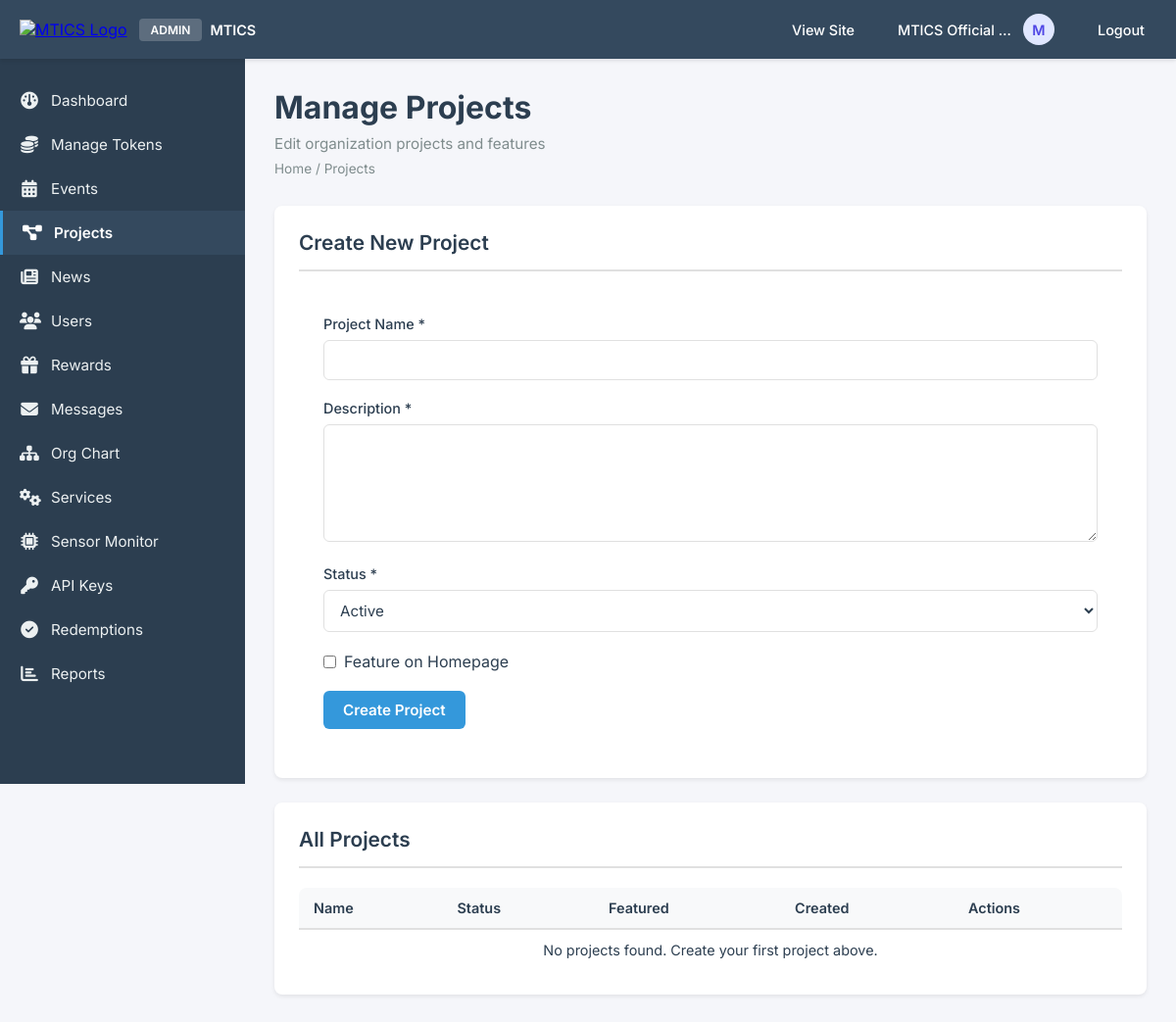
Page /admin/projects.php (signed in) on the earlier database version.
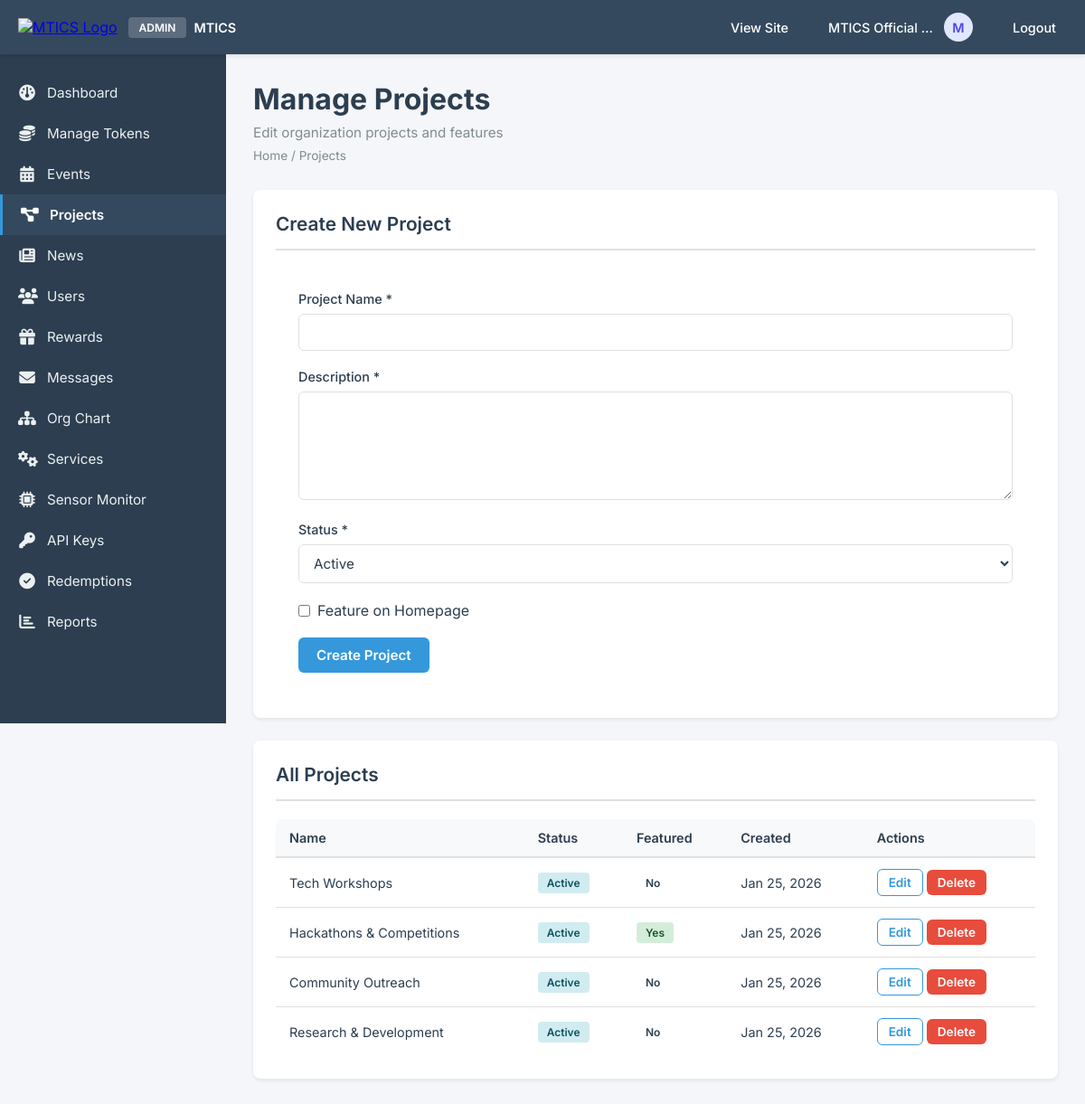
Same page on the later database version.
### tables this page shows
CREATE TABLE IF NOT EXISTS projects (
    id INT AUTO_INCREMENT PRIMARY KEY,
    name VARCHAR(255) NOT NULL,
    description TEXT,
    status VARCHAR(50) DEFAULT 'active',
    image_url VARCHAR(500),
    is_featured BOOLEAN DEFAULT FALSE,
    created_at TIMESTAMP DEFAULT CURRENT_TIMESTAMP,
    updated_at TIMESTAMP DEFAULT CURRENT_TIMESTAMP ON UPDATE CURRENT_TIMESTAMP,
    INDEX idx_status (status),
    INDEX idx_is_featured (is_featured),
    INDEX idx_created_at (created_at)
);

### admin/projects.php (the view, shortened to what the changed rows need)
<?php
$db = Database::getInstance()->getConnection();
$edit_project = null;
$stmt = $db->query("SELECT * FROM projects ORDER BY created_at DESC");
$projects = $stmt->fetchAll();
include '../includes/admin_header.php';
?>
<div class="admin-content">
    <div class="admin-container">
        <div class="admin-page-header">
            <h1 class="admin-page-title">Manage Projects</h1>
        </div>
        <div class="admin-section">
            <h2 class="admin-section-title"><?php echo $edit_project ? 'Edit Project' : 'Create New Project'; ?></h2>
        </div>
        <div class="admin-section">
            <h2 class="admin-section-title">All Projects</h2>
            <div class="admin-table-container">
                <table class="admin-table">
                    <thead>
                        <tr>
                            <th>Name</th>
                            <th>Status</th>
                            <th>Featured</th>
                            <th>Created</th>
                            <th>Actions</th>
                        </tr>
                    </thead>
                    <tbody>
                        <?php if (empty($projects)): ?>
                            <tr>
                                <td colspan="5" style="text-align: center; padding: var(--spacing-lg); color: var(--medium-gray);">
                                    No projects found. Create your first project above.
                                </td>
                            </tr>
                        <?php else: ?>
                            <?php foreach ($projects as $project): ?>
                            <tr>
                                <td><?php echo htmlspecialchars($project['name']); ?></td>
                                <td>
                                    <span class="badge badge-info"><?php echo ucfirst($project['status']); ?></span>
                                </td>
                                <td>
                                    <?php if ($project['is_featured']): ?>
                                        <span class="badge badge-success">Yes</span>
                                    <?php else: ?>
                                        <span class="badge">No</span>
                                    <?php endif; ?>
                                </td>
                                <td><?php echo date('M j, Y', strtotime($project['created_at'])); ?></td>
                                <td>
                                    <a href="?edit=<?php echo $project['id']; ?>" class="admin-btn admin-btn-secondary admin-btn-sm">Edit</a>
                                    <a href="?delete=<?php echo $project['id']; ?>"
                                       class="admin-btn admin-btn-danger admin-btn-sm"
                                       onclick="return confirm('Are you sure you want to delete this project?');">Delete</a>
                                </td>
                            </tr>
                            <?php endforeach; ?>
                        <?php endif; ?>
                    </tbody>
                </table>
            </div>
        </div>
    </div>
</div>
<?php include '../includes/admin_footer.php'; ?>

Differences in the rows shown:
added projects: name "Tech Workshops", status "Active", is_featured "No", created_at "Jan 25, 2026"
added projects: name "Hackathons & Competitions", status "Active", is_featured "Yes", created_at "Jan 25, 2026"
added projects: name "Community Outreach", status "Active", is_featured "No", created_at "Jan 25, 2026"
added projects: name "Research & Development", status "Active", is_featured "No", created_at "Jan 25, 2026"
Other differences:
text no longer shown: "No projects found. Create your first project above."
